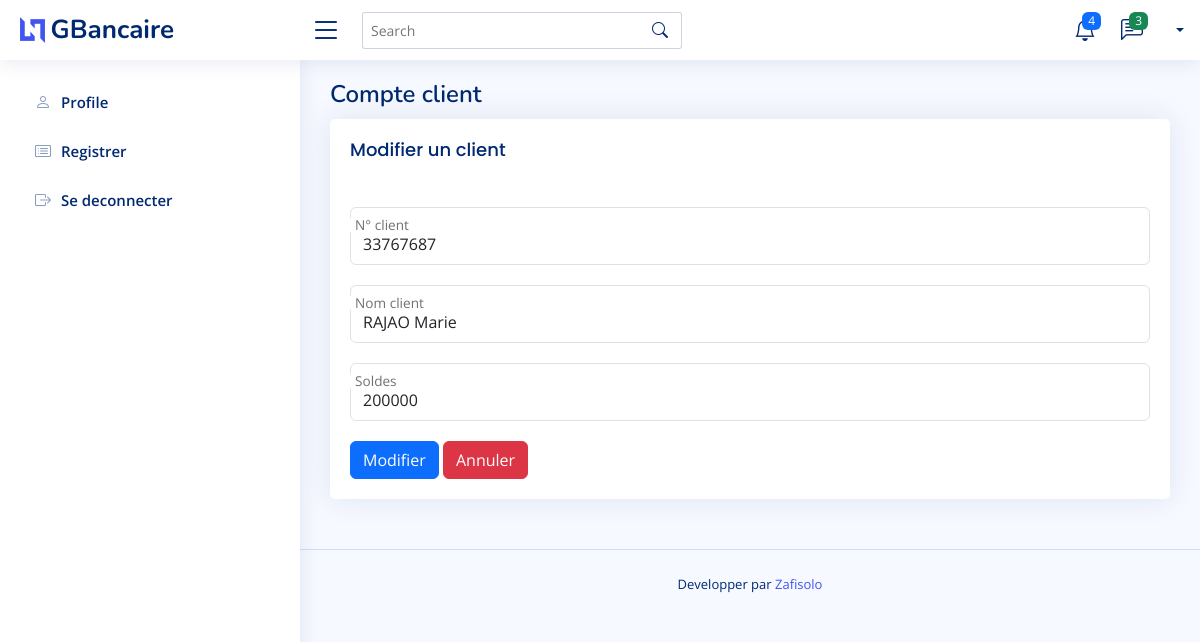
The app's page /index.php/emploie/editsession/33 (signed in) with its own data.
### tables this page shows
CREATE TABLE `compte` (
  `id` int(11) NOT NULL,
  `id_user` int(11) NOT NULL,
  `numcompte` varchar(20) NOT NULL,
  `nomclient` varchar(20) NOT NULL,
  `solde` varchar(20) NOT NULL
);

### application/controllers/emploie.php (called while the page is built, shortened)
<?php
class emploie extends CI_Controller {
	function editsession ($compteId){
		$this->load->model('emploies_model');
		$compte = $this->emploies_model->getsession($compteId);
		$data = array();
		$data['compte'] = $compte;
		$this->form_validation->set_rules('id_user','id_user','required');
		$this->form_validation->set_rules('numcompte','compte','required');
		$this->form_validation->set_rules('nomclient','client','required');
		$this->form_validation->set_rules('solde','solde ','required');
		if ($this->form_validation->run() == false) {
			$this->load->view('modif_session',$data);
		}
	}
}

### index.php (called while the page is built, shortened)
<?php
require_once BASEPATH.'core/CodeIgniter.php';

### application/models/emploies_model.php (called while the page is built, shortened)
<?php
    class emploies_model extends CI_model {
        function getsession($compteId){
            $this->db->where('id',$compteId);
            return $session = $this->db->get('compte')->row_array();
        }
    }
?>

### application/views/modif_session.php (the view, shortened to what this page needs)
?><!DOCTYPE html>
<html lang="en">
<head>
  <link href="<?php echo base_url().'assets/vendor/bootstrap/css/bootstrap.min.css';?>" rel="stylesheet">
  <link href="<?php echo base_url().'assets/vendor/bootstrap-icons/bootstrap-icons.css';?>" rel="stylesheet">
  <link href="<?php echo base_url().'assets/vendor/boxicons/css/boxicons.min.css';?>" rel="stylesheet">
  <link href="<?php echo base_url().'assets/vendor/quill/quill.snow.css';?>" rel="stylesheet">
  <link href="<?php echo base_url().'assets/vendor/quill/quill.bubble.css';?>" rel="stylesheet">
  <link href="<?php echo base_url().'assets/vendor/remixicon/remixicon.css';?>" rel="stylesheet">
  <link href="<?php echo base_url().'assets/vendor/simple-datatables/style.css';?>" rel="stylesheet">
  <link href="<?php echo base_url().'assets/css/style.css';?>" rel="stylesheet">
</head>
<body>
  <header id="header" class="header fixed-top d-flex align-items-center">
    <div class="d-flex align-items-center justify-content-between">
      <a href="index.html" class="logo d-flex align-items-center">
        <img src="<?php echo base_url().'assets/img/logo.png';?>" alt="">
        <span class="d-none d-lg-block">GBancaire</span>
      </a>
      <i class="bi bi-list toggle-sidebar-btn"></i>
    </div>
    <div class="search-bar">
      <form class="search-form d-flex align-items-center" method="POST" action="#">
        <input type="text" name="query" placeholder="Search" title="Enter search keyword">
        <button type="submit" title="Search"><i class="bi bi-search"></i></button>
      </form>
    </div>
    <nav class="header-nav ms-auto">
      <ul class="d-flex align-items-center">
        <li class="nav-item dropdown">
          <a class="nav-link nav-icon" href="#" data-bs-toggle="dropdown">
            <i class="bi bi-bell"></i>
            <span class="badge bg-primary badge-number">4</span>
          </a>
        </li>
        <li class="nav-item dropdown">
          <a class="nav-link nav-icon" href="#" data-bs-toggle="dropdown">
            <i class="bi bi-chat-left-text"></i>
            <span class="badge bg-success badge-number">3</span>
          </a>
        </li>
        <li class="nav-item dropdown pe-3">
          <a class="nav-link nav-profile d-flex align-items-center pe-0" href="#" data-bs-toggle="dropdown">
          <span class="d-none d-md-block dropdown-toggle ps-2"><?php echo $this->session->userdata('nom'); ?></span>
          </a>
        </li>
      </ul>
    </nav>
  </header>
  <aside id="sidebar" class="sidebar">
    <ul class="sidebar-nav" id="sidebar-nav">
      <li class="nav-item">
        <a class="nav-link collapsed" href="users-profile.html">
          <i class="bi bi-person"></i>
          <span>Profile</span>
        </a>
      </li>
      <li class="nav-item">
        <a class="nav-link collapsed" href="pages-register.html">
          <i class="bi bi-card-list"></i>
          <span>Registrer</span>
        </a>
      </li>
      <li class="nav-item">
        <a class="nav-link collapsed" href="pages-login.html">
          <i class="bi bi-box-arrow-right"></i>
          <span>Se deconnecter</span>
        </a>
      </li>
    </ul>
  </aside>
  <main id="main" class="main">
    <div class="pagetitle">
      <h1>Compte client</h1>
    </div>
    <section class="section">
      <div class="row">
        <div class="col-lg-12">
          <div class="card">
            <div class="card-body">
              <h5 class="card-title">Modifier un client</h5>
              <form class="row g-3" method="post" name =" createEmploie" action="<?php echo base_url().'index.php/emploie/editsession/'.$compte['id'];?>">
              <div class="form-floating mb-1">
                </div><br>
              <div class="form-floating mb-1">
                    <input type="text" class="form-control" placeholder=" " value="<?php echo set_value('numcompte',$compte['numcompte']);?>" name="numcompte" id="floatingInput" aria-label="First name">
                    <label for="floatingInput">N° client</label>
                </div><br>
                <div class="form-floating mb-1">
                    <input type="text" class="form-control" placeholder=" " value="<?php echo set_value('nomclient',$compte['nomclient']);?>" name="nomclient" id="floatingInput" aria-label="First name">
                    <label for="floatingInput">Nom client</label>
                </div><br>
                <div class="form-floating mb-1">
                    <input type="text" class="form-control" placeholder=" " value="<?php echo set_value('solde',$compte['solde']);?>" name="solde" id="floatingInput" aria-label="First name">
                    <label for="floatingInput">Soldes</label>
                </div><br>
                <div alight="right">
                    <button type="submit" id="submit"  name="submit" class="btn btn-primary">Modifier</button>
                    <a href="<?php echo base_url().'index.php/emploie/session';?>" class="btn btn-danger">Annuler</a>
                </div>
              </form>
            </div>
          </div>
        </div>
      </div>
    </section>
  </main>
  <footer id="footer" class="footer">
    <div class="credits">
      Developper par <a href="https://bootstrapmade.com/">Zafisolo</a>
    </div>
  </footer>
</body>
</html>

### assets/css/style.css (style rules this page uses)
:root { scroll-behavior: smooth; }
body { font-family: "Open Sans", sans-serif; background: #f6f9ff; color: #444444; }
a { color: #4154f1; text-decoration: none; }
h1, h2, h3, h4, h5, h6 { font-family: "Nunito", sans-serif; }
#main { margin-top: 60px; padding: 20px 30px; transition: all 0.3s; }
.pagetitle { margin-bottom: 10px; }
.pagetitle h1 { font-size: 24px; margin-bottom: 0; font-weight: 600; color: #012970; }
.card { margin-bottom: 30px; border: none; border-radius: 5px; box-shadow: 0px 0 30px rgba(1, 41, 112, 0.1); }
.card-title { padding: 20px 0 15px 0; font-size: 18px; font-weight: 500; color: #012970; font-family: "Poppins", sans-serif; }
.card-body { padding: 0 20px 20px 20px; }
.logo { line-height: 1; }
@media (min-width: 1200px) { .logo { width: 280px; } }
.logo img { max-height: 26px; margin-right: 6px; }
.logo span { font-size: 26px; font-weight: 700; color: #012970; font-family: "Nunito", sans-serif; }
.header { transition: all 0.5s; z-index: 997; height: 60px; box-shadow: 0px 2px 20px rgba(1, 41, 112, 0.1); background-color: #fff; padding-left: 20px; }
.header .toggle-sidebar-btn { font-size: 32px; padding-left: 10px; cursor: pointer; color: #012970; }
.header .search-bar { min-width: 360px; padding: 0 20px; }
.header .search-form { width: 100%; }
.header .search-form input { border: 0; font-size: 14px; color: #012970; border: 1px solid rgba(1, 41, 112, 0.2); padding: 7px 38px 7px 8px; border-radius: 3px; transition: 0.3s; width: 100%; }
.header .search-form button { border: 0; padding: 0; margin-left: -30px; background: none; }
.header .search-form button i { color: #012970; }
.header-nav ul { list-style: none; }
.header-nav>ul { margin: 0; padding: 0; }
.header-nav .nav-icon { font-size: 22px; color: #012970; margin-right: 25px; position: relative; }
.header-nav .nav-profile { color: #012970; }
.header-nav .nav-profile span { font-size: 14px; font-weight: 600; }
.header-nav .badge-number { position: absolute; inset: -2px -5px auto auto; font-weight: normal; font-size: 12px; padding: 3px 6px; }
.sidebar { position: fixed; top: 60px; left: 0; bottom: 0; width: 300px; z-index: 996; transition: all 0.3s; padding: 20px; overflow-y: auto; scrollbar-width: thin; scrollbar-color: #aab7cf transparent; box-shadow: 0px 0px 20px rgba(1, 41, 112, 0.1); background-color: #fff; }
@media (min-width: 1200px) { #main, #footer { margin-left: 300px; } }
.sidebar-nav { padding: 0; margin: 0; list-style: none; }
.sidebar-nav li { padding: 0; margin: 0; list-style: none; }
.sidebar-nav .nav-item { margin-bottom: 5px; }
.sidebar-nav .nav-link { display: flex; align-items: center; font-size: 15px; font-weight: 600; color: #4154f1; transition: 0.3; background: #f6f9ff; padding: 10px 15px; border-radius: 4px; }
.sidebar-nav .nav-link i { font-size: 16px; margin-right: 10px; color: #4154f1; }
.sidebar-nav .nav-link.collapsed { color: #012970; background: #fff; }
.sidebar-nav .nav-link.collapsed i { color: #899bbd; }
.footer { padding: 20px 0; font-size: 14px; transition: all 0.3s; border-top: 1px solid #cddfff; }
.footer .credits { padding-top: 5px; text-align: center; font-size: 13px; color: #012970; }

### records on screen
compte: numcompte "33767687", nomclient "RAJAO Marie", solde "200000"
